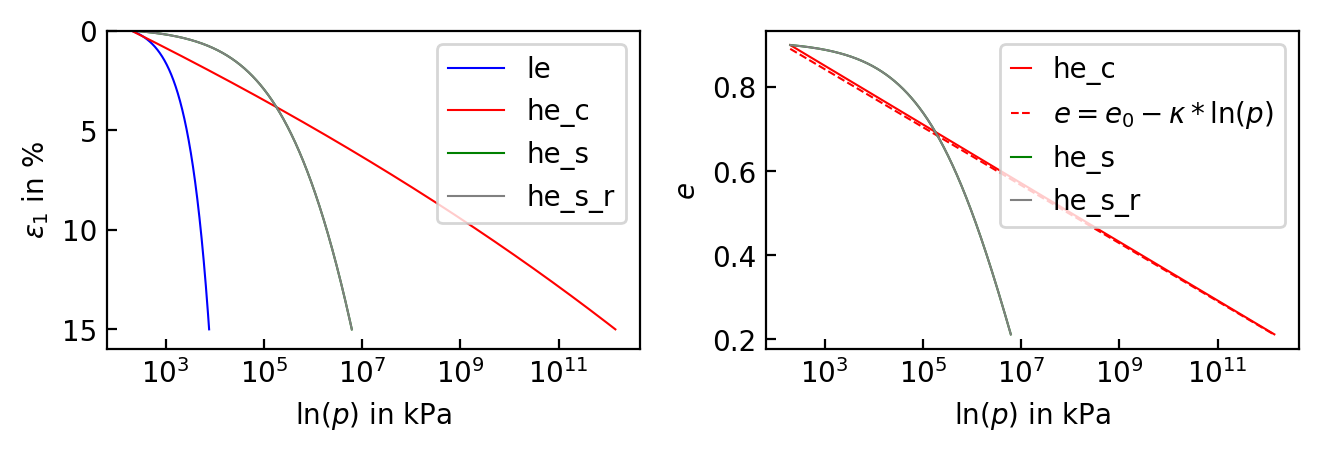

Write Python code to recreate this figure.
# -*- coding: utf-8 -*-
"""
Created on Fri Feb  3 19:21:41 2023

@author: merit
"""

#%%
import numpy as np
import matplotlib.pyplot as plt
import pandas as pd
from numpy import log as ln

plt.rcParams['xtick.direction'] = 'in'
plt.rcParams['ytick.direction'] = 'in'
          
# -----------------------------------------------------------------------------
# Functions / Definitions
# -----------------------------------------------------------------------------
def cm2inch(*tupl):
    inch = 2.54
    if isinstance(tupl[0], tuple):
        return tuple(i/inch for i in tupl[0])
    else:
        return tuple(i/inch for i in tupl)

file1 = 'output_iso_1_le.out'
file2 = 'output_iso_1_he_c.out'
file3 = 'output_iso_1_he_s.out'
file4 = 'output_iso_r_1_he_s.out'

# -----------------------------------------------------------------------------
# Global settings
# -----------------------------------------------------------------------------
height = 6 # cm
width =  8.5  # cm
#%%
fig, (sp1,sp2) = plt.subplots(nrows=1, ncols=2, figsize=cm2inch(2*width,height), dpi=200, facecolor='white')

#
# PLOT 1
#

data = pd.read_csv(file1, skipinitialspace=False, delim_whitespace=True )
eps11 = -data['stran(1)']*100. ; eps22 = -data['stran(2)']*100. ; eps33 = -data['stran(3)']*100.
s11 = -(data['stress(1)']) ; s22 = -(data['stress(2)']) ; s33 = -(data['stress(3)'])
p = ( s11 + s22 + s33 ) / 3.
q = (s11-s22)

sp1.semilogx(p, eps11, color = 'blue', ls='-', lw=0.75, zorder=1, label='le')

data = pd.read_csv(file2, skipinitialspace=False, delim_whitespace=True )
eps11 = -data['stran(1)']*100. ; eps22 = -data['stran(2)']*100. ; eps33 = -data['stran(3)']*100.
s11 = -(data['stress(1)']) ; s22 = -(data['stress(2)']) ; s33 = -(data['stress(3)'])
p = ( s11 + s22 + s33 ) / 3.
q = (s11-s22)

sp1.semilogx(p, eps11, color = 'red', ls='-', lw=0.75, zorder=1, label='he_c')

data = pd.read_csv(file3, skipinitialspace=False, delim_whitespace=True )
eps11 = -data['stran(1)']*100. ; eps22 = -data['stran(2)']*100. ; eps33 = -data['stran(3)']*100.
s11 = -(data['stress(1)']) ; s22 = -(data['stress(2)']) ; s33 = -(data['stress(3)'])
p = ( s11 + s22 + s33 ) / 3.
q = (s11-s22)

sp1.semilogx(p, eps11, color = 'green', ls='-', lw=0.75, zorder=1, label='he_s')

data = pd.read_csv(file4, skipinitialspace=False, delim_whitespace=True )
eps11 = -data['stran(1)']*100. ; eps22 = -data['stran(2)']*100. ; eps33 = -data['stran(3)']*100.
s11 = -(data['stress(1)']) ; s22 = -(data['stress(2)']) ; s33 = -(data['stress(3)'])
p = ( s11 + s22 + s33 ) / 3.
q = (s11-s22)

sp1.semilogx(p, eps11, color = 'grey', ls='-', lw=0.75, zorder=1, label='he_s_r')

# sp1.set_xlim(-15.0,15.0)
# sp1.set_xticks(np.arange(-15,20,5))
sp1.set_ylim(16,0)
# sp1.set_yticks(np.arange(-500,600,100))
sp1.set_ylabel('$\\varepsilon_{1}$ in %')
sp1.set_xlabel('ln$(p)$ in kPa' )

ax = fig.gca()

sp1.legend(loc='best')

#
# PLOT 2
#

p = np.arange(0.,550.,1)
Mc = 1.25*p
Me = 0.75*Mc
# sp2.plot(p, Mc, 'k', lw=0.5, ls=':')
# sp2.plot(p, -Me, 'k', lw=0.5, ls=':')



data = pd.read_csv(file1, skipinitialspace=False, delim_whitespace=True )
eps11 = -data['stran(1)']*100. ; eps22 = -data['stran(2)']*100. ; eps33 = -data['stran(3)']*100.
epsv = eps11 + eps22 + eps33
s11 = -(data['stress(1)']) ; s22 = -(data['stress(2)']) ; s33 = -(data['stress(3)'])  
epor = data['statev(']
p = ( s11 + s22 + s33 ) / 3.
q = (s11-s22)

# sp2.semilogx(p, epor, color = 'blue', ls='-', lw=0.75, zorder=1)

data = pd.read_csv(file2, skipinitialspace=False, delim_whitespace=True )
eps11 = -data['stran(1)']*100. ; eps22 = -data['stran(2)']*100. ; eps33 = -data['stran(3)']*100.
epsv = eps11 + eps22 + eps33
s11 = -(data['stress(1)']) ; s22 = -(data['stress(2)']) ; s33 = -(data['stress(3)'])
epor = data['statev(']
p = ( s11 + s22 + s33 ) / 3.
q = (s11-s22)

sp2.semilogx(p, epor, color = 'red', ls='-', lw=0.75, zorder=1, label='he_c')
kappa = 0.03
sp2.semilogx(p, 1.05-kappa*ln(p), color = 'red', ls='--', label='$e=e_0-\kappa*\ln(p)$', lw=0.75, zorder=1)

   
data = pd.read_csv(file3, skipinitialspace=False, delim_whitespace=True )
eps11 = -data['stran(1)']*100. ; eps22 = -data['stran(2)']*100. ; eps33 = -data['stran(3)']*100.
epsv = eps11 + eps22 + eps33
s11 = -(data['stress(1)']) ; s22 = -(data['stress(2)']) ; s33 = -(data['stress(3)'])
epor = data['statev(']
p = ( s11 + s22 + s33 ) / 3.
q = (s11-s22)

sp2.semilogx(p, epor, color = 'green', ls='-', lw=0.75, zorder=1, label='he_s')

data = pd.read_csv(file4, skipinitialspace=False, delim_whitespace=True )
eps11 = -data['stran(1)']*100. ; eps22 = -data['stran(2)']*100. ; eps33 = -data['stran(3)']*100.
epsv = eps11 + eps22 + eps33
s11 = -(data['stress(1)']) ; s22 = -(data['stress(2)']) ; s33 = -(data['stress(3)'])
epor = data['statev(']
p = ( s11 + s22 + s33 ) / 3.
q = (s11-s22)

sp2.semilogx(p, epor, color = 'grey', ls='-', lw=0.75, zorder=1, label='he_s_r')

# sp2.set_xlim(0,550)
# sp2.set_xticks(np.arange(0,550,100))
# sp2.set_ylim(-550,550)
# sp2.set_yticks(np.arange(-500,600,100))
sp2.set_xlabel('ln$(p)$ in kPa')
sp2.set_ylabel('$e$ ' )
sp2.legend(loc='best',handlelength=0.7)

ax = fig.gca()


plt.tight_layout(w_pad=1.2)
plt.show()
fig.savefig('iso.pdf', bbox_inches='tight')
fig.savefig('iso.png', bbox_inches='tight')